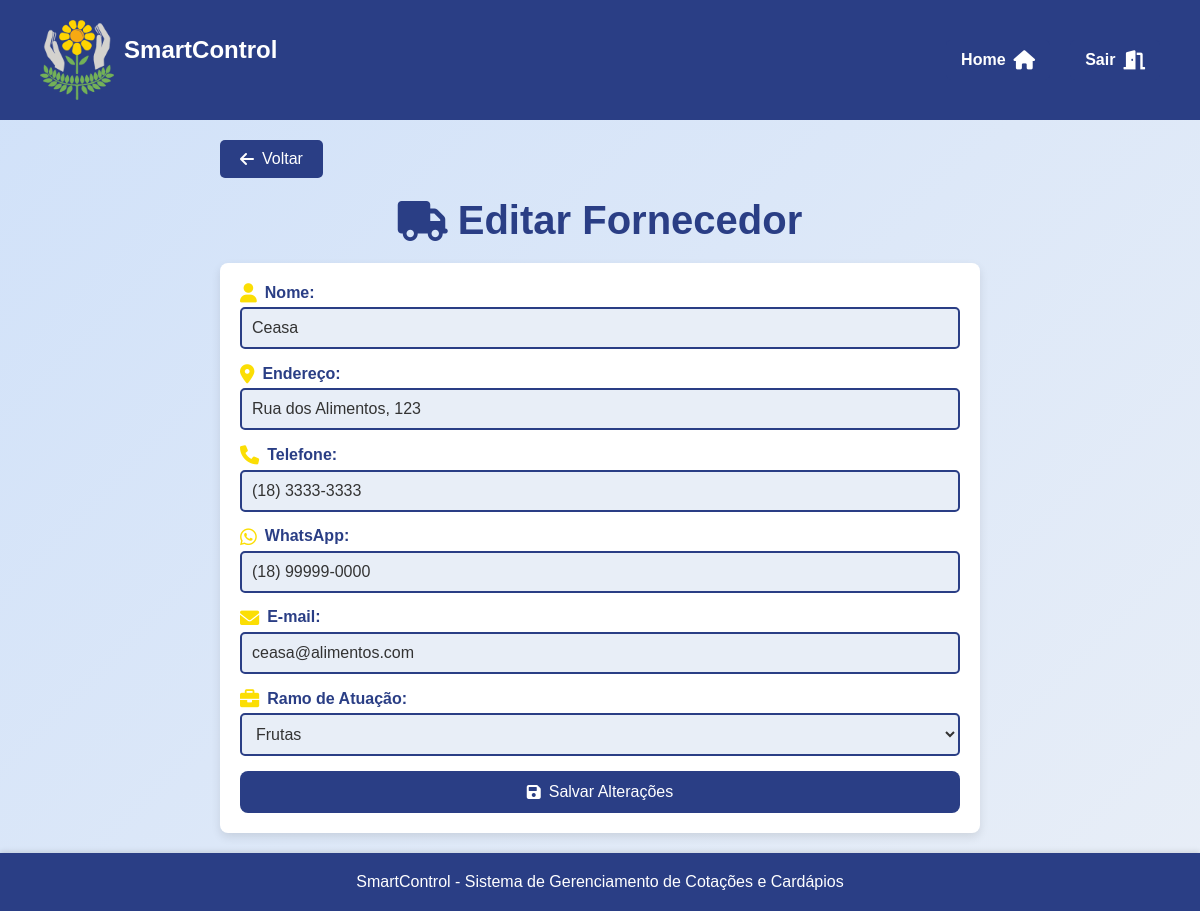
Page /assets/view/pages/fornecedores/editarFornecedores/editFornecedores.php?id=1 (signed in) on the committed database.
### tables this page shows
CREATE TABLE `fornecedores` (
  `id` int(11) NOT NULL,
  `nome` varchar(100) NOT NULL,
  `endereco` varchar(255) DEFAULT NULL,
  `telefone` varchar(15) DEFAULT NULL,
  `whatsapp` varchar(15) DEFAULT NULL,
  `email` varchar(100) DEFAULT NULL,
  `ramo_atuacao` varchar(100) DEFAULT NULL,
  `data_criacao` timestamp NOT NULL DEFAULT current_timestamp()
);

### assets/model/pdo/DataBase.php (called while the page is built, shortened)
<?php
class Database {
    private $host = 'localhost';
    private $dbname = 'sistema_apae';
    private $username = 'root';
    private $password = '';
    public $conn;
    public function __construct()
    {
        try {
            $this->conn = new PDO("mysql:host=$this->host;dbname=$this->dbname", $this->username, $this->password);
            $this->conn->setAttribute(PDO::ATTR_ERRMODE, PDO::ERRMODE_EXCEPTION);
        } catch (PDOException $exception) {
            echo "Erro na conexão: " . $exception->getMessage();
        }
    }
    public function read($table, $columns = "*", $id = null, $where = null) {
        $sql = "SELECT $columns FROM $table";
        try {
            $stmt = $this->conn->prepare($sql);
            $stmt->execute();
            return $stmt->fetchAll(PDO::FETCH_ASSOC);
        } catch (PDOException $exception) {
            echo "Erro ao ler: " . $exception->getMessage();
            return false;
        }
    }
}
?>

### assets/controller/fornecedorController.php (called while the page is built, shortened)
<?php
require_once __DIR__ . '/../model/pdo/DataBase.php';
require_once __DIR__ . '/../model/Fornecedor.php';
class ControladorFornecedor{
    private $bd;
    public function __construct() {
        $this->bd = new Database();
    }
    public function verFornecedor(){
        $todosFornecedores = $this->bd->read("fornecedores");
        $arr = [];
        foreach($todosFornecedores as $fornecedor){
            $novoFornecedor = new Fornecedor($fornecedor['id'], $fornecedor['nome'],$fornecedor['endereco'], $fornecedor['telefone'], $fornecedor['whatsapp'], $fornecedor['email'], $fornecedor['ramo_atuacao'], $fornecedor['data_criacao']);
            $arr[] = $novoFornecedor;
        }
        return $arr;
    }
}
?>

### assets/model/Fornecedor.php (called while the page is built, shortened)
<?php
class Fornecedor {
    private $id;
    private $nome;
    private $endereco;
    private $telefone;
    private $whatsapp;
    private $email;
    private $ramo_atuacao;
    public function __construct($id, $nome, $endereco, $telefone, $whatsapp, $email, $ramo_atuacao, $data_criacao) {
        $this->id = $id;
        $this->nome = $nome;
        $this->endereco = $endereco;
        $this->telefone = $telefone;
        $this->whatsapp = $whatsapp;
        $this->email = $email;
        $this->ramo_atuacao = $ramo_atuacao;
    }
    public function getId() {
        return $this->id;
    }
    public function getNome() {
        return $this->nome;
    }
    public function getEndereco() {
        return $this->endereco;
    }
    public function getTelefone() {
        return $this->telefone;
    }
    public function getWhatsapp() {
        return $this->whatsapp;
    }
    public function getEmail() {
        return $this->email;
    }
    public function getRamo() {
        return $this->ramo_atuacao;
    }
}
?>

### assets/view/pages/fornecedores/editarFornecedores/editFornecedores.php (the view, shortened to what this page needs)
<?php
require_once __DIR__ . "/../../../../controller/fornecedorController.php";
require_once __DIR__ . "/../../../../controller/pageController.php";
$controler = new ControladorFornecedor();
?>
<!DOCTYPE html>
<html lang="pt-BR">
<head>
    <link rel="stylesheet" href="../../styles/EditStyle.css">
    <link rel="stylesheet" href="https://cdnjs.cloudflare.com/ajax/libs/font-awesome/6.0.0-beta3/css/all.min.css">
</head>
<body>
<main>
    <a href="../listarFornecedores/listarFornecedores.php" class="back-btn"><i class="fas fa-arrow-left"></i> Voltar</a>
    <h1><i class="fas fa-truck"></i> Editar Fornecedor</h1>
    <form action="" method="POST">
        <?php
        $fornecedores = $controler->verFornecedor();
        foreach ($fornecedores as $fornecedor) {
            if ($fornecedor->getId() == $_GET['id']) {
                echo '
                <section>
                    <label for="nome"><i class="fas fa-user"></i> Nome:</label>
                    <input type="text" id="nome" name="nome" value="'.$fornecedor->getNome().'" required>
                </section>
                <section>
                    <label for="endereco"><i class="fas fa-map-marker-alt"></i> Endereço:</label>
                    <input type="text" id="endereco" name="endereco" value="'.$fornecedor->getEndereco().'">
                </section>
                <section>
                    <label for="telefone"><i class="fas fa-phone"></i> Telefone:</label>
                    <input type="text" id="telefone" name="telefone" value="'.$fornecedor->getTelefone().'">
                </section>
                <section>
                    <label for="whatsapp"><i class="fab fa-whatsapp"></i> WhatsApp:</label>
                    <input type="text" id="whatsapp" name="whatsapp" value="'.$fornecedor->getWhatsapp().'">
                </section>
                <section>
                    <label for="email"><i class="fas fa-envelope"></i> E-mail:</label>
                    <input type="email" id="email" name="email" value="'.$fornecedor->getEmail().'">
                </section>
                <section>
                    <label for="ramo"><i class="fas fa-briefcase"></i> Ramo de Atuação:</label>
                    <select id="ramo" name="ramo" required>
                        <option value="Frutas" '.($fornecedor->getRamo() == 'Frutas' ? 'selected' : '').'>Frutas</option>
                        <option value="Verduras" '.($fornecedor->getRamo() == 'Verduras' ? 'selected' : '').'>Verduras</option>
                        <option value="Higiene Pessoal" '.($fornecedor->getRamo() == 'Higiene Pessoal' ? 'selected' : '').'>Higiene Pessoal</option>
                        <option value="Açougue" '.($fornecedor->getRamo() == 'Açougue' ? 'selected' : '').'>Açougue</option>
                        <option value="Limpeza" '.($fornecedor->getRamo() == 'Limpeza' ? 'selected' : '').'>Limpeza</option>
                        <option value="Descartáveis" '.($fornecedor->getRamo() == 'Descartáveis' ? 'selected' : '').'>Descartáveis</option>
                        <option value="Frios" '.($fornecedor->getRamo() == 'Frios' ? 'selected' : '').'>Frios</option>
                        <option value="Alimenticios" '.($fornecedor->getRamo() == 'Alimenticios' ? 'selected' : '').'>Alimentícios</option>
                        <option value="Outros" '.($fornecedor->getRamo() == 'Outros' ? 'selected' : '').'>Outros</option>
                    </select>
                </section>
                <button type="submit"><i class="fas fa-save"></i> Salvar Alterações</button>';
            }
        }
        ?>
    </form>
</main>
</body>
</html>

### assets/view/pages/styles/EditStyle.css (style rules this page uses)
body { display: flex; flex-direction: column; min-height: 100vh; margin: 0; background: linear-gradient(135deg, var(--superlightblue), var(--lightwhite)); color: var(--darkgray); }
main { flex: 1; display: flex; flex-direction: column; align-items: center; padding: 20px; width: 100%; max-width: 800px; margin: 0 auto; }
h1 { font-size: 2.5rem; color: var(--darkblue); text-align: center; margin-bottom: 20px; display: flex; align-items: center; gap: 10px; }
form { display: flex; flex-direction: column; width: 100%; padding: 20px; background-color: var(--white); border-radius: 8px; box-shadow: 0 4px 10px rgba(0, 0, 0, 0.1); gap: 15px; }
form section { display: flex; flex-direction: column; gap: 5px; }
form label { font-weight: bold; color: var(--darkblue); font-size: 1rem; display: flex; align-items: center; gap: 8px; }
form input, form select, form textarea { padding: 10px; font-size: 1rem; border: 2px solid var(--darkblue); border-radius: 5px; background-color: var(--lightwhite); color: var(--darkgray); transition: border-color 0.3s ease; }
form button { padding: 12px 20px; background-color: var(--darkblue); color: var(--white); border: none; border-radius: 8px; font-size: 1rem; cursor: pointer; transition: background-color 0.3s ease, transform 0.2s ease; display: flex; align-items: center; justify-content: center; gap: 8px; }
.back-btn { display: inline-flex; align-items: center; gap: 8px; padding: 10px 20px; background-color: var(--darkblue); color: var(--white); text-decoration: none; border-radius: 5px; font-size: 1rem; transition: background-color 0.3s ease, transform 0.2s ease; margin-bottom: 20px; align-self: flex-start; }
form label i { color: var(--yellow); font-size: 1.2rem; }

### assets/view/pages/global.css (style rules this page uses)
* { margin: 0; padding: 0; box-sizing: border-box; font-family: 'Arial', sans-serif; }
:root { --yellow: #fbde04; --lightyellow: #f9e79f; --lightgray: #bebcaf; --orange: #fdb813; --darkblue: #2a3e85; --green: #65b560; --lightblue: #3e9bd4; --superlightblue: #d0e1f9; --red: #ff0000; --darkred: #c9302c; --white: #ffffff; --black: #000000; --darkgray: #333333; --lightwhite:#e8eef7; --superdarkblue: #324a89; --gray: #555555; }
body { font-family: 'Arial', sans-serif; display: flex; flex-direction: column; min-height: 100vh; margin: 0; background: linear-gradient(135deg, var(--superlightblue) 0%, var(--lightwhite) 100%); color: var(--darkgray); }
main { flex: 1; display: flex; flex-direction: column; justify-content: flex-start; padding: 20px; }

### rows in the picture
fornecedores: nome "Ceasa", endereco "Rua dos Alimentos, 123", telefone "(18) 3333-3333", whatsapp "(18) 99999-0000", email "ceasa@alimentos.com", ramo "Frutas"
